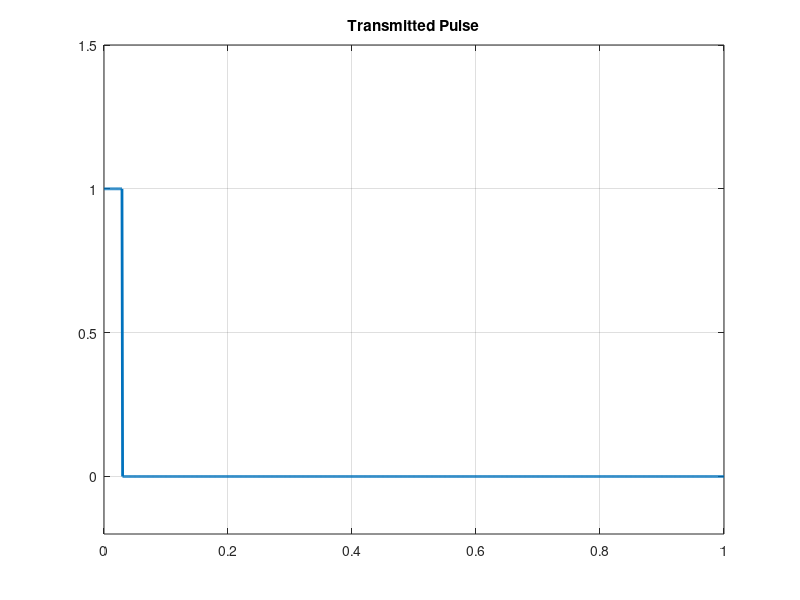
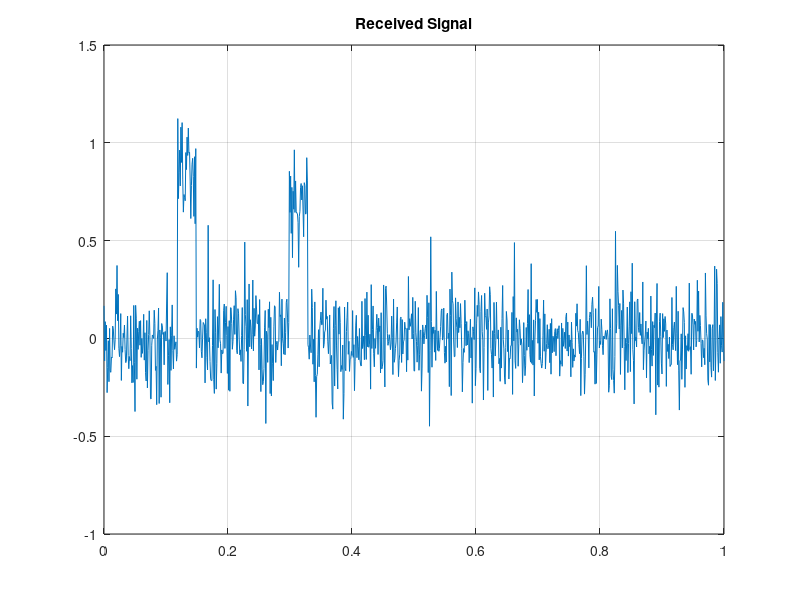
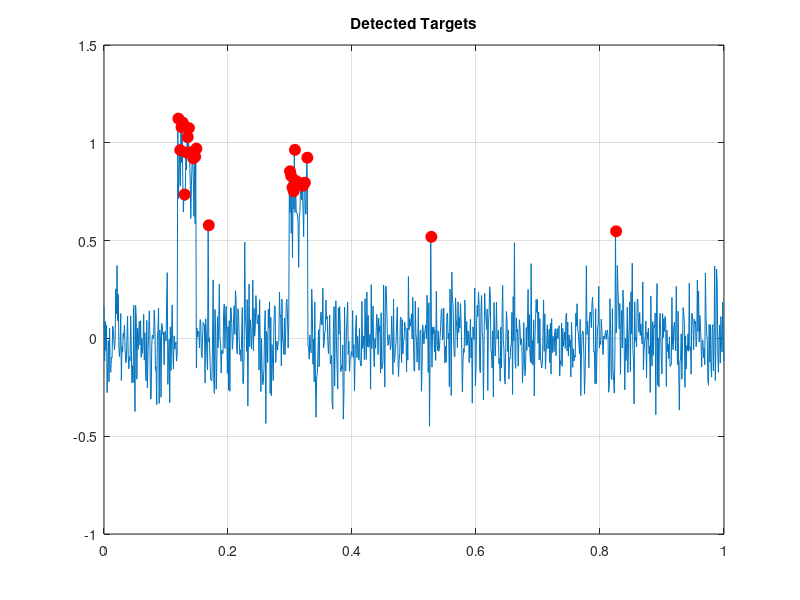

These figures' MATLAB source, in order:
clc
clear
close all

Fs = 1000;
T = 1;
t = 0:1/Fs:T;

tx = zeros(size(t));
tx(1:30) = 1;

rx = zeros(size(t));

d1 = 120;
d2 = 300;

rx(d1:d1+29) = 0.9;
rx(d2:d2+29) = 0.7;

rx = rx + 0.15*randn(size(rx));

threshold = 0.5;
locs = [];
peaks = [];

for i = 2:length(rx)-1
    if rx(i) > rx(i-1) && rx(i) > rx(i+1) && rx(i) > threshold
        locs = [locs i];
        peaks = [peaks rx(i)];
    end
end

c = 3e8;
delay = locs/Fs;
distance = (c*delay)/2;

figure
plot(t,tx,"LineWidth",2)
title("Transmitted Pulse")
ylim([-0.2 1.5])
grid on

figure
plot(t,rx)
title("Received Signal")
grid on

figure
plot(t,rx)
hold on
plot(locs/Fs,peaks,"ro","MarkerSize",8,"MarkerFaceColor","r")
title("Detected Targets")
grid on

disp("Detected Targets")

for i = 1:length(distance)
    printf("Target %d : %.2f meters\n",i,distance(i));
end
